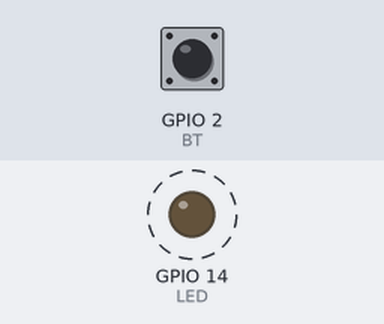
Bench run of a sketch on a simulated ESP32. On the bench: output pins drawn as LEDs (lit = HIGH). Dashed ring = blinking. Inputs (shaded band) come from the test bench; at power-on: GPIO 2 (BT) HIGH. What the sketch prints to the serial monitor is not drawn.

Above: at 0.2 s.
1.3 s: GPIO 2 (BT) pulled LOW for 0.15 s
Timing chart, 0 to 10.4 s (numbered marks = the images above; inputs shaded):
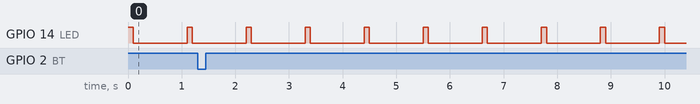

Measured:
- by itself, GPIO 14 (LED): alternates HIGH for 0.10 s and LOW for 1.0 s

The sketch:

semaforo_2.ino
```cpp
/*********************************************************
* Exemplo para demonstrar o uso de semaforo binário dentro
* de uma ISR
* Por: Fábio Souza
*********************************************************/
#define LED_VERMELHO 14   // Pino do LED Vermelho
#define LED_VERDE 13      // Pino do LED Verde
#define LED_AZUL 12       // Pino do LED Azul
#define BOTAO_1 7         // Pino do Botão 1
#define BOTAO_2 6         // Pino do Botão 2
#define BOTAO_3 5         // Pino do Botão 3
#define BOTAO_4 4         // Pino do Botão 4
#define BOTAO_5 3         // Pino do Botão 5
#define BOTAO_6 2         // Pino do Botão 6
#define BUZZER  17        // Pino Do Buzzer

/*inclusão das Biblioteca do FreeRTOS*/
#include "freertos/FreeRTOS.h"
#include "freertos/task.h"
#include "freertos/semphr.h"

const int LED = LED_VERMELHO;   // Pino do LED
const int BT = BOTAO_6;         // Pino do Botão


SemaphoreHandle_t semaforo;         // handle do semaforo
TaskHandle_t taskTrataBTHandle;     // handle da task que trata o botão

void vTaskTrataBT(void * pvParameters); // protótipo da task que trata o botão


void ISR_CallBack(){

  BaseType_t xHighPriorityTaskWoken = pdTRUE;                 // variável para verificar se a task de maior prioridade deve ser executada
  xSemaphoreGiveFromISR(semaforo,&xHighPriorityTaskWoken);    // libera o semaforo e verifica se a task de maior prioridade deve ser executada

}

void setup() {
  Serial.begin(9600);                                             // inicia a comunicação serial
  pinMode(LED,OUTPUT);                                            // configura o pino do LED como saída
  pinMode(BT,INPUT_PULLUP);                                       // configura o pino do botão como entrada com pullup
  attachInterrupt(digitalPinToInterrupt(BT),ISR_CallBack,FALLING); // configura a interrupção para o botão

  semaforo = xSemaphoreCreateBinary();                                                              // cria o semaforo binário
  xTaskCreate(vTaskTrataBT, "Task BT",configMINIMAL_STACK_SIZE + 1024,NULL,3,&taskTrataBTHandle);   // cria a task que trata o botão


}

void loop() {
  digitalWrite(LED,HIGH);                     // acende o LED
  vTaskDelay(pdMS_TO_TICKS(100));             // espera 100ms
  digitalWrite(LED,LOW);                      // apaga o LED
  vTaskDelay(pdMS_TO_TICKS(1000));            // espera 1s
}

void vTaskTrataBT(void * pvParameters){

  int contador = 0;                             // variável para contar o número de interrupções

  while(1){
    xSemaphoreTake(semaforo,portMAX_DELAY);     // aguarda o semaforo ser liberado
    Serial.println("x: " + String(contador++)); // imprime o número de interrupções
  }
}
```
